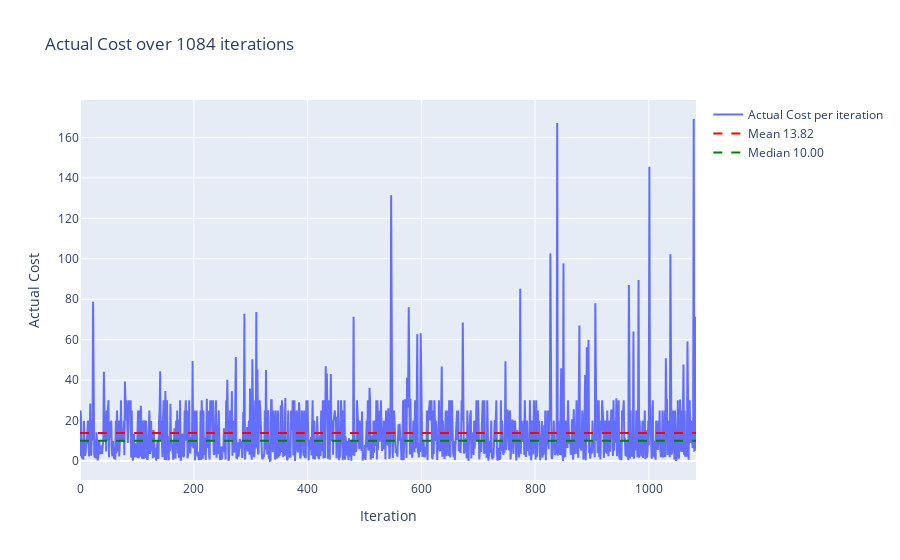
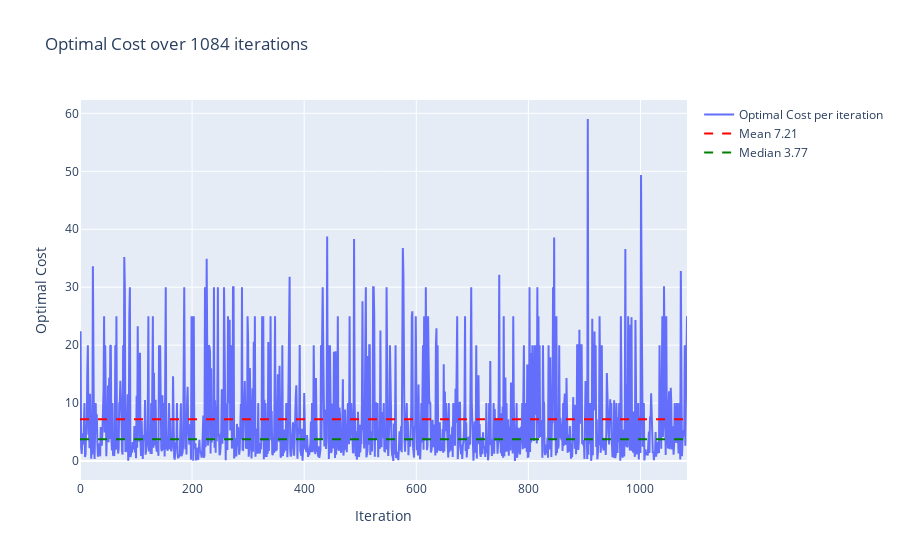
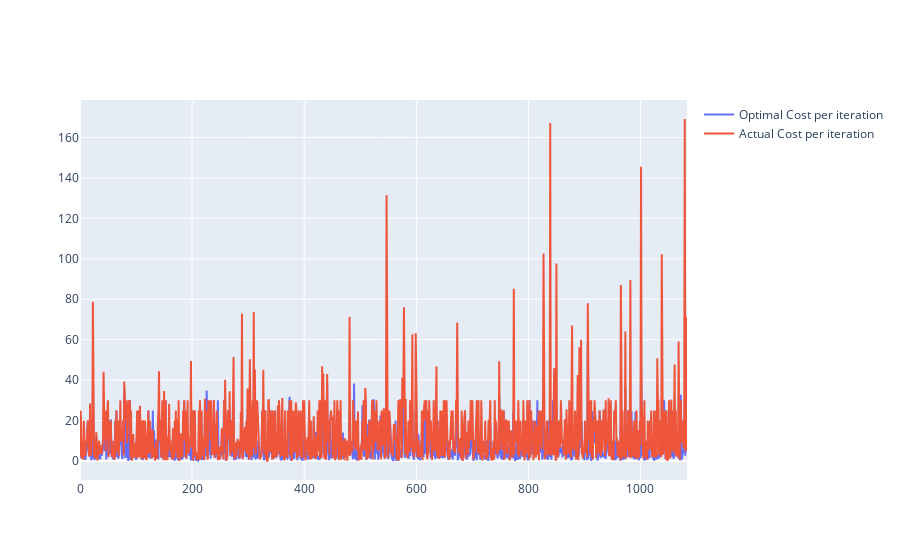

The notebook cell saved with these charts, in order:
### Code cell
methods.plot_plotly(data=test_df['actual_cost'], data_label='Actual Cost')
methods.plot_plotly(data=test_df['optimal_cost'], data_label='Optimal Cost')
methods.multi_plot_plotly(data=[test_df['optimal_cost'], test_df['actual_cost']], data_label=['Optimal Cost', 'Actual Cost'])

### Figure 1 — Plotly figure (JSON) as saved in the notebook; plotly's stock layout.template omitted (floating-point values rounded to 4 significant figures; data arrays with more than 128 entries replaced by an {"elided": "..."} marker saying what was removed)
{"data": [{"mode": "lines", "name": "Actual Cost per iteration", "type": "scatter", "y": {"elided": "1084 float values"}}, {"line": {"color": "red", "dash": "dash"}, "mode": "lines", "name": "Mean 13.82", "type": "scatter", "x": [0, 1083], "y": [13.82, 13.82]}, {"line": {"color": "green", "dash": "dash"}, "mode": "lines", "name": "Median 10.00", "type": "scatter", "x": [0, 1083], "y": [10, 10]}], "layout": {"title": {"text": "Actual Cost over 1084 iterations"}, "xaxis": {"title": {"text": "Iteration"}}, "yaxis": {"title": {"text": "Actual Cost"}}}}

### Figure 2 — Plotly figure (JSON) as saved in the notebook; plotly's stock layout.template omitted (floating-point values rounded to 4 significant figures; data arrays with more than 128 entries replaced by an {"elided": "..."} marker saying what was removed)
{"data": [{"mode": "lines", "name": "Optimal Cost per iteration", "type": "scatter", "y": {"elided": "1084 float values"}}, {"line": {"color": "red", "dash": "dash"}, "mode": "lines", "name": "Mean 7.21", "type": "scatter", "x": [0, 1083], "y": [7.211, 7.211]}, {"line": {"color": "green", "dash": "dash"}, "mode": "lines", "name": "Median 3.77", "type": "scatter", "x": [0, 1083], "y": [3.767, 3.767]}], "layout": {"title": {"text": "Optimal Cost over 1084 iterations"}, "xaxis": {"title": {"text": "Iteration"}}, "yaxis": {"title": {"text": "Optimal Cost"}}}}

### Figure 3 — Plotly figure (JSON) as saved in the notebook; plotly's stock layout.template omitted (floating-point values rounded to 4 significant figures; data arrays with more than 128 entries replaced by an {"elided": "..."} marker saying what was removed)
{"data": [{"mode": "lines", "name": "Optimal Cost per iteration", "type": "scatter", "y": {"elided": "1084 float values"}}, {"mode": "lines", "name": "Actual Cost per iteration", "type": "scatter", "y": {"elided": "1084 float values"}}], "layout": {}}
